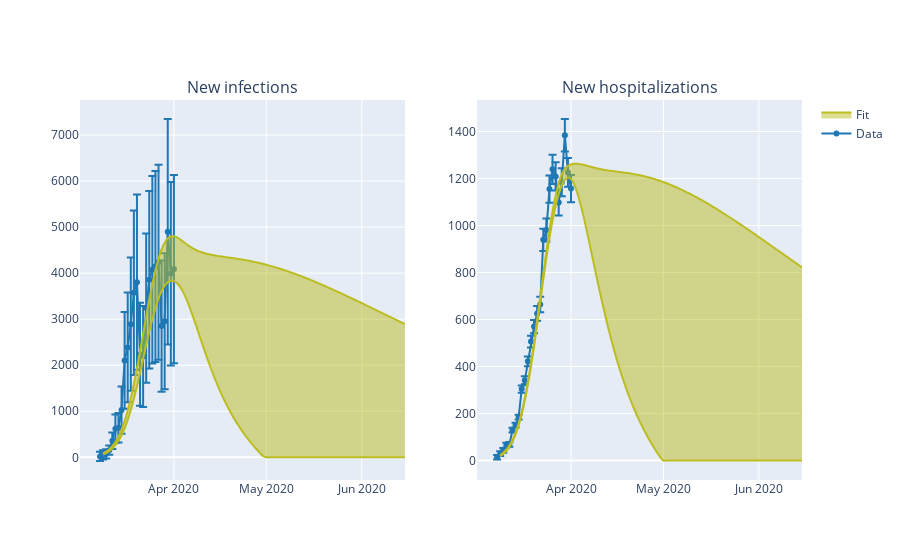

The code cell stored with this chart in its notebook:
### Code cell
fig = make_subplots(
    rows=1,
    cols=2,
    subplot_titles=("New infections", "New hospitalizations", "Plot 3", "Plot 4"),
)
plotting.add_gvar_scatter(
    fig, x=chd_df.index, y=Y.T[0], name="Data", mode="markers+lines", color="#1f77b4",
)
plotting.add_gvar_scatter(
    fig,
    x=fit_res.index,
    y=fit_res.infected_new.values,
    name="Fit",
    mode="markers+lines",
    gv_mode="band",
    color="#bcbd22",
)
plotting.add_gvar_scatter(
    fig,
    x=chd_df.index,
    y=Y.T[1],
    name="Data",
    mode="markers+lines",
    row=1,
    col=2,
    color="#1f77b4",
    showlegend=False,
)
plotting.add_gvar_scatter(
    fig,
    x=fit_res.index,
    y=fit_res.hospitalized_new.values,
    name="Fit",
    mode="markers+lines",
    gv_mode="band",
    color="#bcbd22",
    row=1,
    col=2,
    showlegend=False,
)
fig.update_layout(
    # yaxis1={"type":"log"},
    # yaxis2={"type": "log"}
)
fig.show()
